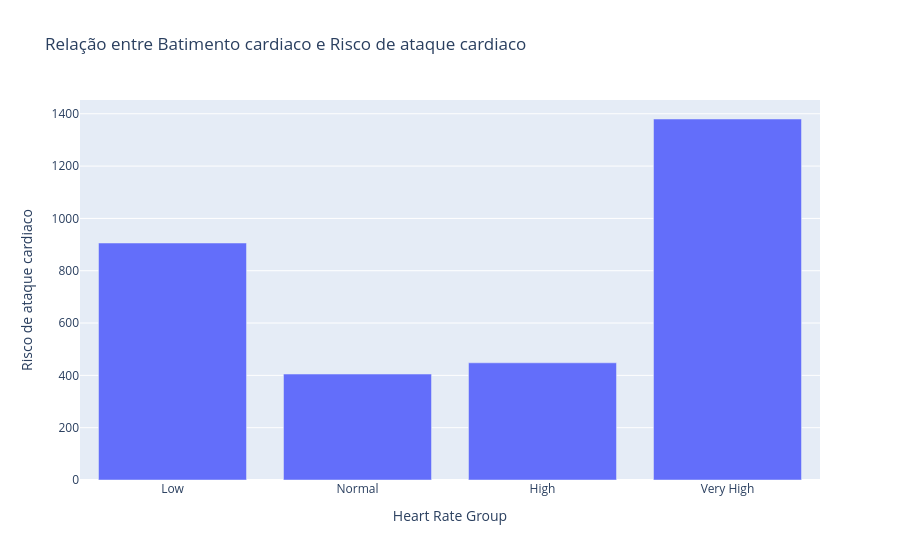

The notebook cell saved with this chart:
### Code cell
bins = [0, 60, 70, 80, 150]  
labels = ['Low', 'Normal', 'High', 'Very High'] 

# Criar uma nova coluna para a faixa de frequência cardíaca
df['Heart Rate Group'] = pd.cut(df['Heart Rate'], bins=bins, labels=labels, right=False)

# Agrupar pela faixa de frequência cardíaca e somar o risco de ataque cardíaco
heart_rate_risk = df.groupby('Heart Rate Group')['Heart Attack Risk'].sum().reset_index()
fig = px.bar(heart_rate_risk, 
             x='Heart Rate Group', 
             y='Heart Attack Risk',
             labels={'Heart Rate Group': 'Heart Rate Group', 'Heart Attack Risk': 'Risco de ataque cardiaco'},
             title='Relação entre Batimento cardiaco e Risco de ataque cardiaco')

fig.show()

### Figure 1 — Plotly figure (JSON) as saved in the notebook; plotly's stock layout.template omitted (floating-point values rounded to 4 significant figures)
{"data": [{"alignmentgroup": "True", "hovertemplate": "Heart Rate Group=%{x}<br>Risco de ataque cardiaco=%{y}<extra></extra>", "legendgroup": "", "marker": {"color": "#636efa", "pattern": {"shape": ""}}, "name": "", "offsetgroup": "", "orientation": "v", "showlegend": false, "textposition": "auto", "type": "bar", "x": ["Low", "Normal", "High", "Very High"], "xaxis": "x", "y": [906, 405, 448, 1380], "yaxis": "y"}], "layout": {"barmode": "relative", "legend": {"tracegroupgap": 0}, "title": {"text": "Relação entre Batimento cardiaco e Risco de ataque cardiaco"}, "xaxis": {"anchor": "y", "domain": [0, 1], "title": {"text": "Heart Rate Group"}}, "yaxis": {"anchor": "x", "domain": [0, 1], "title": {"text": "Risco de ataque cardiaco"}}}}
